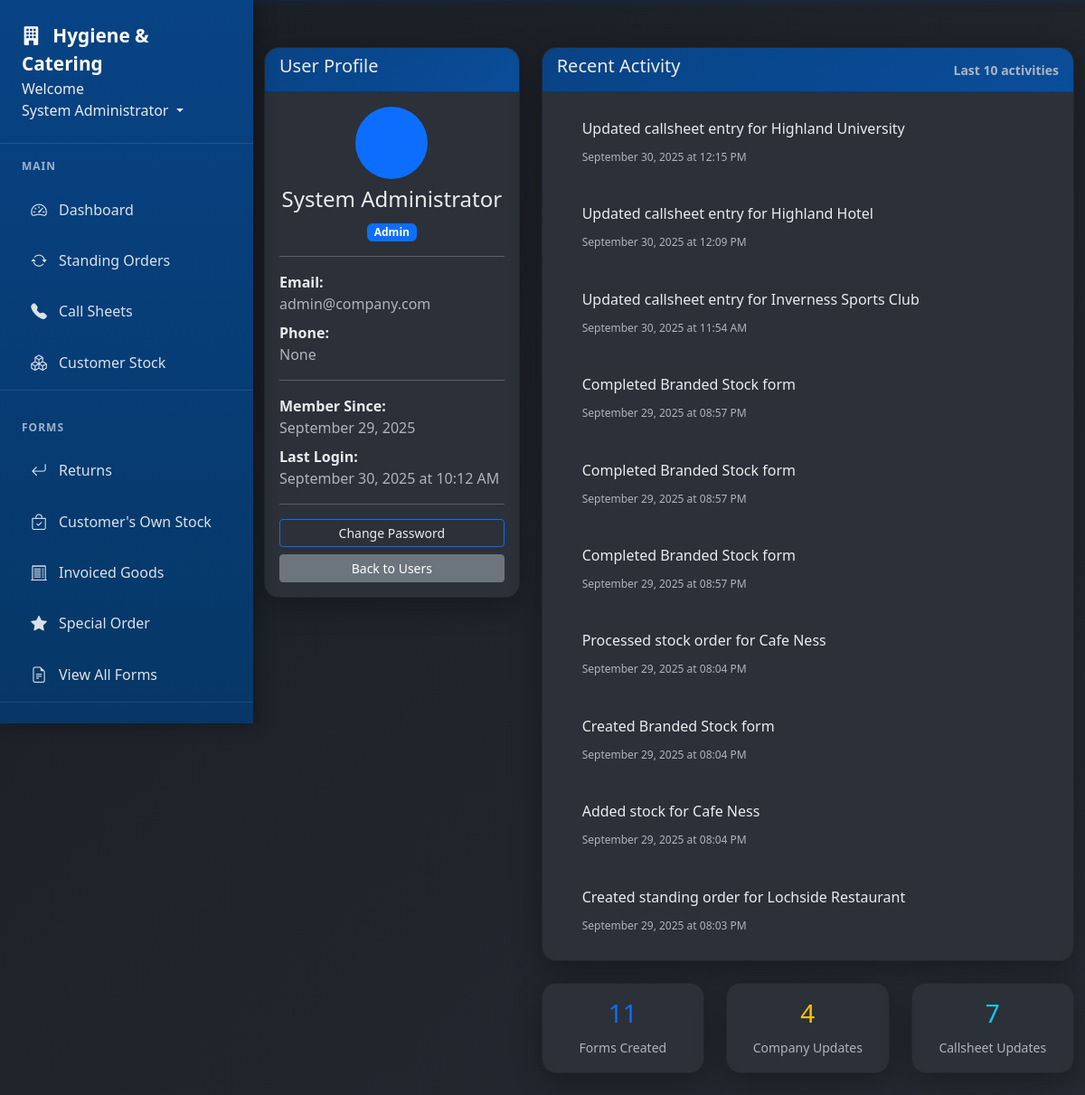
/users/1 (signed in), run on an earlier commit of the app's database.
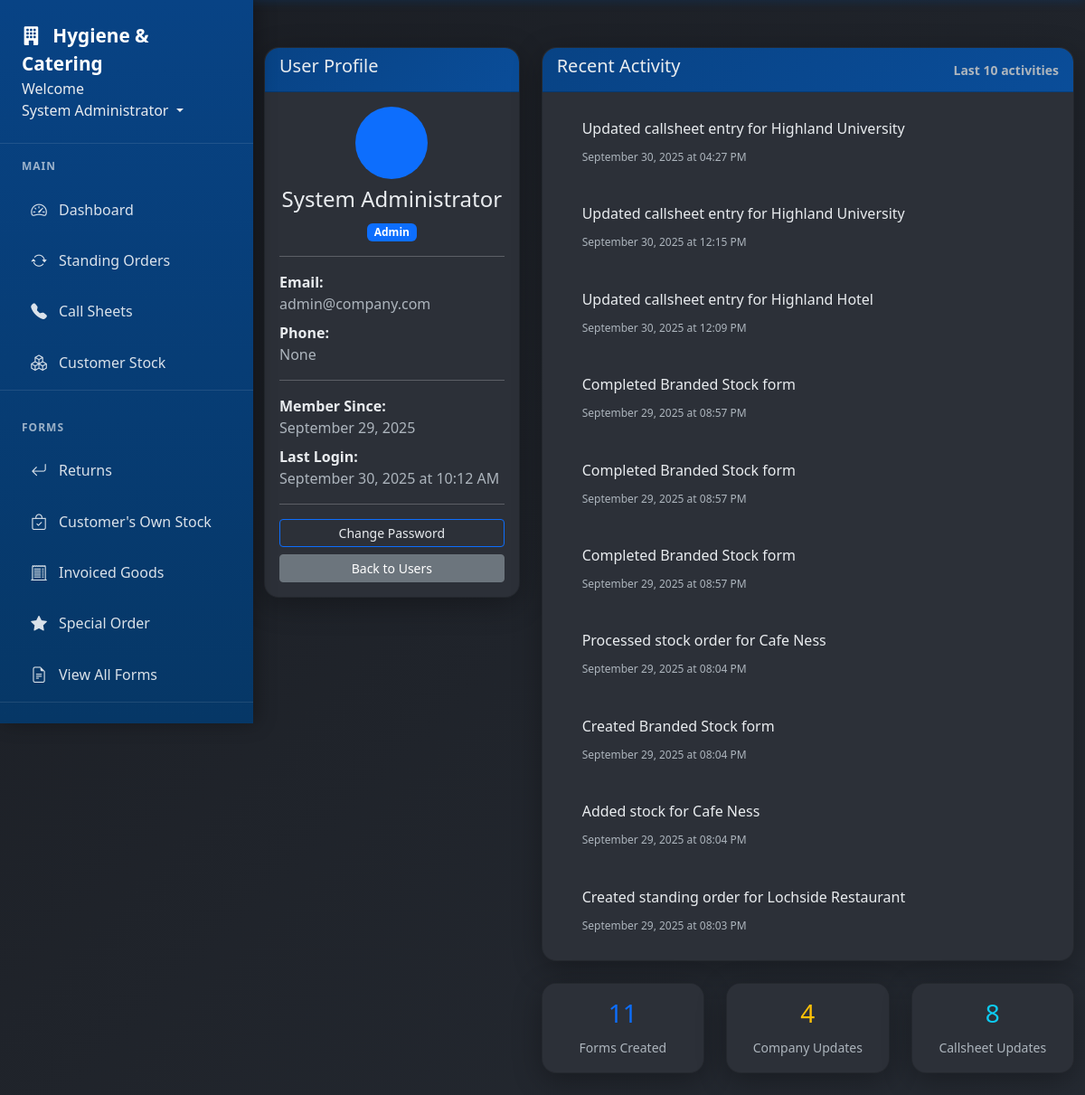
And on a later commit of the database.
### app/models.py (models this page shows, shortened)
class CallsheetEntry(db.Model):
    id = db.Column(db.Integer, primary_key=True)
    callsheet_id = db.Column(db.Integer, db.ForeignKey('callsheet.id'), nullable=False)
    customer_id = db.Column(db.Integer, db.ForeignKey('customer.id'), nullable=False)
    call_status = db.Column(db.String(20), default='not_called')
    called_by = db.Column(db.String(100))
    call_date = db.Column(db.DateTime)
    person_spoken_to = db.Column(db.String(100))  # Name of person who placed the order
    callback_time = db.Column(db.String(50))  # When to call back
    user_id = db.Column(db.Integer, db.ForeignKey('user.id'), nullable=False)
    updated_at = db.Column(db.DateTime, nullable=False, default=datetime.utcnow, onupdate=datetime.utcnow)
    position = db.Column(db.Integer, default=0)
    is_paused = db.Column(db.Boolean, default=False)

### app/routes.py (the view)
@main.route('/users/<int:user_id>')
@login_required
def user_profile(user_id):
    user = User.query.get_or_404(user_id)
    if current_user.role != 'admin' and current_user.id != user_id:
        flash('Access denied.', 'danger')
        return redirect(url_for('main.dashboard'))
    activities = user.get_recent_activity()
    return render_template('user_profile.html', user=user, activities=activities)

### app/models.py (called while the page is built)
@login_manager.user_loader
def load_user(user_id):
    return User.query.get(int(user_id))

### app/templates/user_profile.html (shortened to what the changed rows need)
{% extends "base.html" %} {% block content %}
<div class="row">
  <div class="col-lg-8">
    <div class="card">
      <div class="card-body">
        {% if activities %}
        <div class="timeline">
          {% for activity in activities %}
          <div class="activity-item d-flex mb-3">
            <div class="activity-content flex-grow-1">
              <div class="activity-description">
                {% if activity.link %}
                <a href="{{ activity.link }}" class="text-decoration-none">
                  {{ activity.description }}
                </a>
                {% else %} {{ activity.description }} {% endif %}
              </div>
              <small class="text-muted">
                {{ activity.date.strftime('%B %d, %Y at %I:%M %p') }}
              </small>
            </div>
          </div>
          {% endfor %}
        </div>
        {% else %}
        <div class="text-center text-muted py-4">
          <i class="fas fa-chart-line fa-3x mb-3"></i>
          <h5>No Recent Activity</h5>
          <p>This user hasn't performed any tracked activities yet.</p>
        </div>
        {% endif %}
      </div>
    </div>
    <div class="row mt-3">
      <div class="col-md-4">
        <div class="card text-center">
          <div class="card-body">
            <h3 class="text-info">{{ user.callsheet_entries|length }}</h3>
            <small class="text-muted">Callsheet Updates</small>
          </div>
        </div>
      </div>
    </div>
  </div>
</div>
{% endblock %}

What changed in the data, as far as the page shows it:
no longer on this page (row unchanged): CallsheetEntry: date "September 30, 2025 at 11:54 AM"
added CallsheetEntry: date "September 30, 2025 at 04:27 PM"
Also different on the page:
{{ user.callsheet_entries|length }}: "7" → "8"
new list line: "Updated callsheet entry for Highland University"
list line gone: "Updated callsheet entry for Inverness Sports Club"
